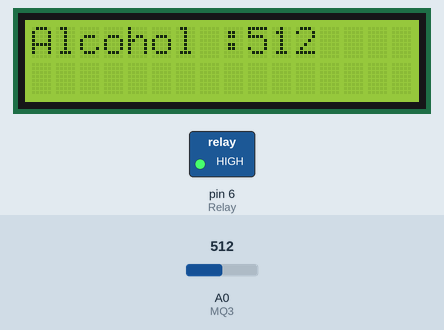
This sketch was run on a simulated Arduino Uno, built with avr-gcc and run on an emulated ATmega328P. Parts: 16×2 character LCD, switched loads named in the sketch (green lamp = pin HIGH). Inputs (shaded band) come from the test bench; at power-on: A0 (MQ3) = 512. What the sketch prints to the serial monitor is not drawn.

Above: at 4.2 s.
4.3 s: A0 (MQ3) set to 362
At 5.7 s:
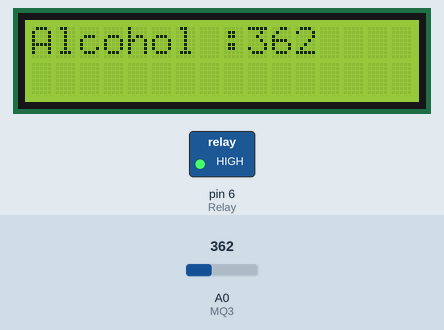
6.0 s: A0 (MQ3) set to 336
At 7.2 s:
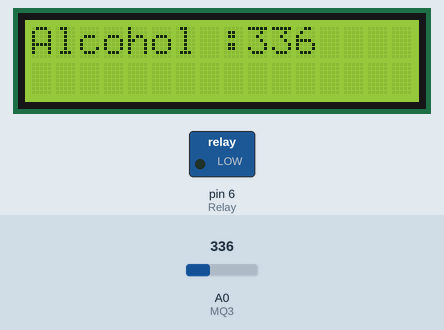
7.5 s: A0 (MQ3) set to 360
At 8.6 s:
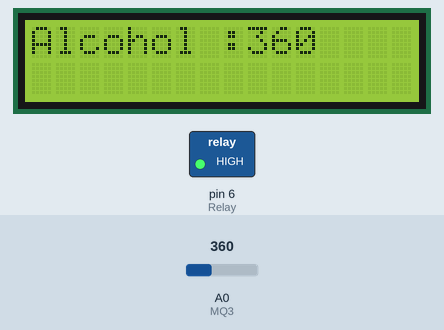
Timing chart, 0 to 10.5 s (numbered marks = the images above; inputs shaded):
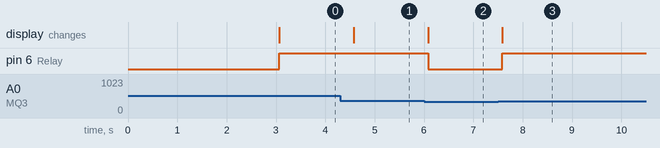

Measured:
- the behaviour switches between 351 and 350 on A0 (MQ3) (found by bisection; images 1 and 2)
- after the input at 4.3 s, the display: changes after 0.28 s (image 1)
- after the input at 6.0 s, pin 6 (Relay): HIGH → LOW after 0.08 s; the display: changes after 0.08 s (image 2)
- after the input at 7.5 s, pin 6 (Relay): LOW → HIGH after 0.09 s; the display: changes after 0.09 s (image 3)

The sketch:

sketch_apr1a.ino
```cpp
#include <LiquidCrystal.h>
LiquidCrystal lcd(13, 12, 11, 10, 9, 8);

 int MQ3= A0;
 int Relay=6;
int value;

void setup() {

  pinMode(MQ3, INPUT);
  pinMode(Relay, OUTPUT);
  digitalWrite(Relay,LOW);

  Serial.begin(9600);
  lcd.begin(16, 2);
  lcd.setCursor(0, 0);
  lcd.print(" Alcohol ");
  lcd.setCursor(0, 1);
  lcd.print(" Detection ");
  delay(3000);
  lcd.clear();

}

void loop()
{
  value= analogRead(MQ3);
  Serial.println(value);
    lcd.setCursor(0, 0);
  lcd.print("Alcohol :");
  lcd.print(value);

  if(value>350)
  {
    digitalWrite(Relay,HIGH);
  }else{
    digitalWrite(Relay,LOW);
  }

  delay (500);
}
```
